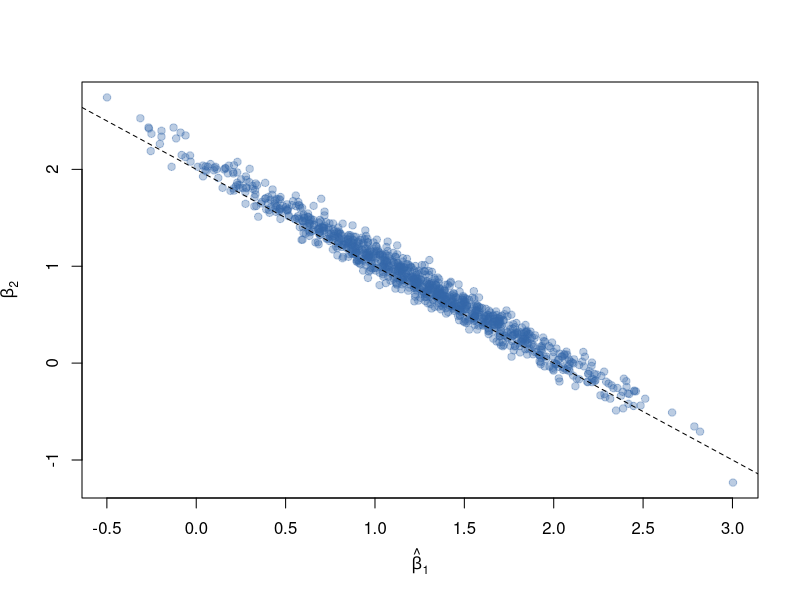

The R source for this figure: (Note: this script raises an error after producing the figure.)
## ---- chunk 1
set.seed(1)
n <- 200
Sigma <- matrix(c(1, 0.99, 0.99, 1), 2, 2)
X <- MASS::mvrnorm(n, mu = c(0, 0), Sigma = Sigma)
dat <- data.frame(y = X[, 1] + X[, 2] + rnorm(n), x1 = X[, 1], x2 = X[, 2])

boot <- replicate(1000, {
  i <- sample(n, replace = TRUE)
  coef(lm(y ~ x1 + x2, data = dat[i, ]))[c("x1", "x2")]
})

plot(boot[1, ], boot[2, ], pch = 19, col = "#3366aa55",
     xlab = expression(hat(beta)[1]), ylab = expression(hat(beta)[2]))
abline(2, -1, lty = 2)
## ---- chunk 2
summary_tab <- data.frame(
  Quantity = c("Coefficient on x1", "Coefficient on x2", "Their sum (drives prediction)"),
  `Bootstrap SD` = round(c(sd(boot[1, ]), sd(boot[2, ]), sd(boot[1, ] + boot[2, ])), 3),
  check.names = FALSE
)
knitr::kable(summary_tab, caption = "Bootstrap variability of the separate coefficients versus their sum. The separate coefficients are unstable; the sum, which the prediction relies on, is not.")
## ---- chunk 3
library("jpeg")
knitr::include_graphics('images/Overfitting affect prediction.jpg')
## ---- chunk 4
library("jpeg")
knitr::include_graphics('images/confusionMatrxiUpdated.jpg')
